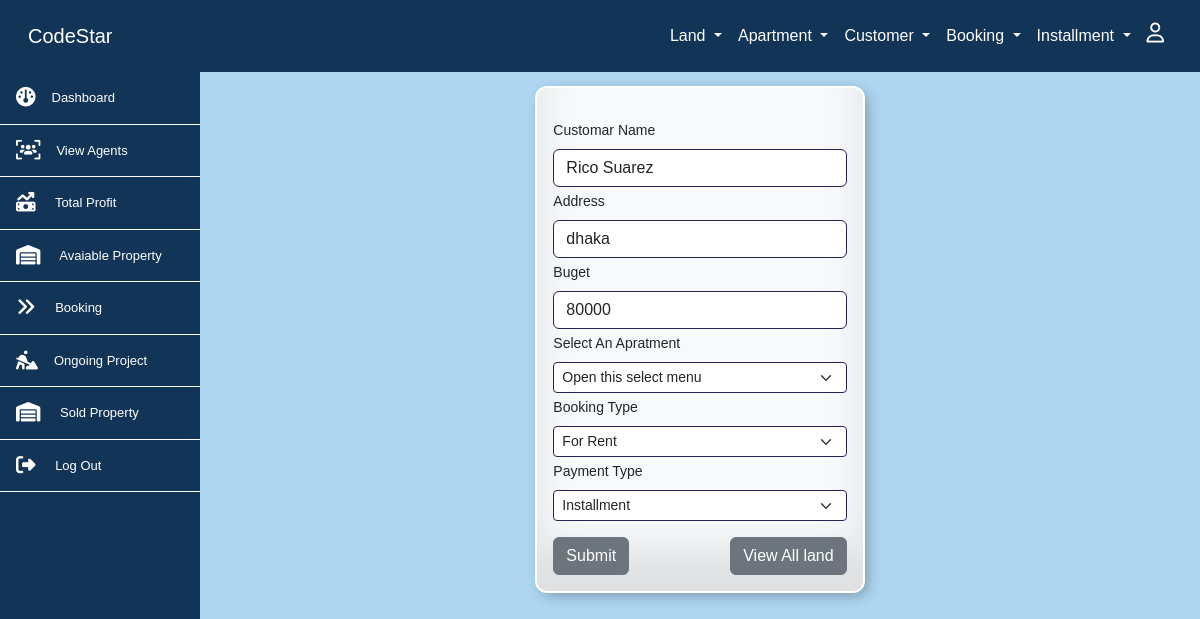
The page /pages/booking/updatedata.php?id=1 (signed in) on the database its author committed.
### tables this page shows
CREATE TABLE `booking` (
  `bking_id` int NOT NULL,
  `bkng_area` varchar(255) DEFAULT NULL,
  `bkng_cost` varchar(255) DEFAULT NULL,
  `bkng_name` varchar(255) DEFAULT NULL,
  `bt_id` int DEFAULT NULL,
  `Payment` int DEFAULT NULL,
  `property_id` int DEFAULT NULL,
  `date` datetime NOT NULL DEFAULT CURRENT_TIMESTAMP,
  `booking_area` int NOT NULL,
  `Customar_con` varchar(50) NOT NULL
);

CREATE TABLE `booking_type` (
  `bt_id` int NOT NULL,
  `btype` varchar(255) DEFAULT NULL
);

CREATE TABLE `payment` (
  `pay_id` int NOT NULL,
  `payname` varchar(255) DEFAULT NULL
);

### pages/booking/updatedata.php (the view, shortened to what this page needs)
<?php include('../../includes/conf.php');
    $userid = $_GET['id'];
    $sql = "SELECT * FROM booking where bking_id = $userid";
    $result = $conn->query($sql);
    $row = $result->fetch_assoc();
?>
<div class="col-md-10  container d-flex justify-content-center bg">
 <div class="col-md-4">
 <form method="post" class="col-md-12 bg-light mt-3 pdiv" enctype="multipart/form-data">
  <div class=" p-3">
    <div>
      <label for="name" class="form-label mt-3">Customar Name</label>
      <input type="text" class="form-control mb-1 in" id="name" name="bname" value="<?=$row['bkng_name']?>">
    </div>
    <div>
      <label for="bkarea" class="form-label">Address</label>
      <input type="text" class="form-control mb-1 in" id="bkarea" name="barea" value="<?=$row['bkng_area']?>">
    </div>
    <div>
      <label for="bcost" class="form-label">Buget</label>
      <input type="text" class="form-control mb-1 in" id="bcost" name="bcost" value="<?=$row['bkng_cost']?>">
    </div>
    <div>
    <label for="larea" class="form-label">Select An Apratment</label>
    <select class="form-select form-select-sm in mb-1" name="property_id" aria-label=".form-select-sm example">
      <option selected>Open this select menu</option>
      </select>
    </div>
    <div>
    <label for="larea" class="form-label">Booking Type</label>
    <select class="form-select form-select-sm in mb-1" name="booking" aria-label=".form-select-sm example">
        <?php
         $sql = "SELECT * FROM booking_type";
         $result = $conn->query($sql);
         while ($rows = $result->fetch_assoc()) {
        ?>
          <option value= "<?php echo$rows['bt_id'];?>" <?php if($rows['bt_id']==$row['bt_id'])    {echo 'selected';};?>><?php echo$rows['btype'];?></option>
          <?php }?>
      </select>
    </div>
    <div>
    <label for="larea" class="form-label">Payment Type</label>
    <select class="form-select form-select-sm in mb-1" name="Payment" aria-label=".form-select-sm example">
        <?php
         $sql = "SELECT * FROM payment";
         $result = $conn->query($sql);
         while ($rows = $result->fetch_assoc()) {
        ?>
          <option value= "<?php echo$rows['pay_id'];?>" <?php if($rows['pay_id']==$row['Payment'])    {echo 'selected';};?>><?php echo$rows['payname'];?></option>
          <?php }?>
      </select>
    </div>
    <button type="submit" class="btn btn-secondary " name="sub">Submit</button>
    <a  type="button"  href="landview.php" class="btn btn-secondary float-end">View All land</a>
  </form>
 </div>
 </div>
</div>

### rows shown on the page
booking: bname "Rico Suarez", barea "dhaka", bcost "80000", booking "For Rent", Payment "Installment"
